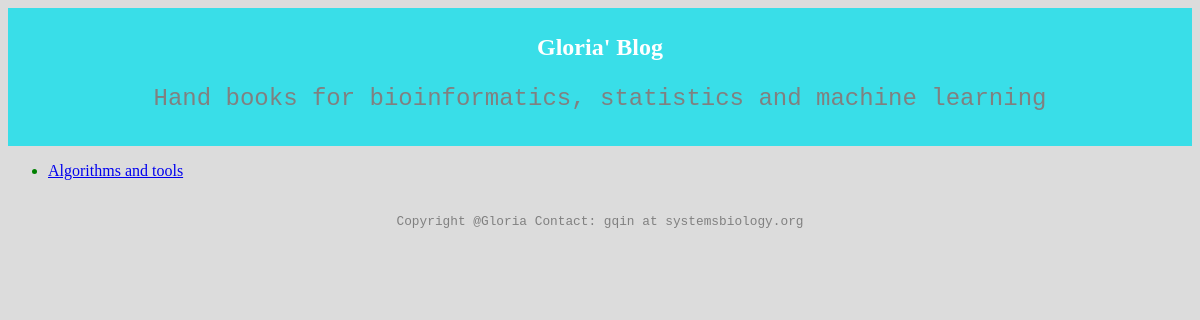
/blog/, run on an earlier commit of the app's database.
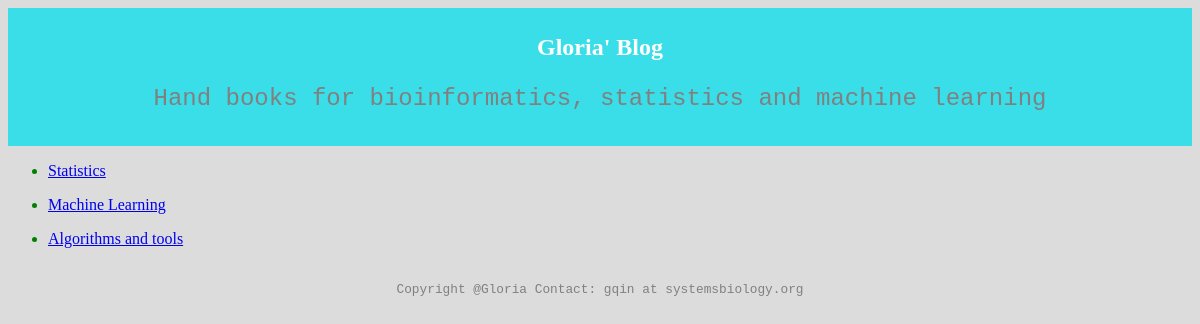
And on a later commit of the database.
### blog/models.py (models this page shows, shortened)
class Title(models.Model):
    Title_text = models.CharField(max_length=200)
    pub_date = models.DateTimeField('date published')

### blog/views.py (the view)
# urls.py: path('', views.IndexView.as_view(), name='index'),
class IndexView(generic.ListView):
    template_name = 'blog/index.html'
    context_object_name = 'latest_title_list'
    def get_queryset(self):
        return Title.objects.order_by('-pub_date')

### blog/templates/blog/index.html
{% load static %}
<link rel="stylesheet" type="text/css" href="{% static 'blog/style.css' %}">
<div class="header">
    <h1>Gloria' Blog</h1>
    <p>Hand books for bioinformatics, statistics and machine learning</p>
  </div>
{% if latest_title_list %}
    {% for title in latest_title_list %}
    <ul> <li><a href="{% url 'blog:detail' title.id %}">{{ title.Title_text }}</a></li></ul>
    {% endfor %}
{% else %}
    <p>No posts are available.</p>
{% endif %}
<div class="footer">
    <p>Copyright @Gloria Contact: gqin at systemsbiology.org</p>
  </div>

### blog/static/blog/style.css (style rules this page uses)
li { color: green; font-family: verdana; font-size: 100%; }
h1 { color: white; font-family: verdana; font-size: 100%; }
p { color: grey; font-family: courier; font-size: 100%; }
.header { padding: 10px; text-align: center; background: rgb(57,222,232); color: white; font-size: 150%; }
.footer { padding: 5px; text-align: center; font-size: 80%; color: black; }

What changed in the data, as far as the page shows it:
added Title: Title_text "Statistics"
added Title: Title_text "Machine Learning"
